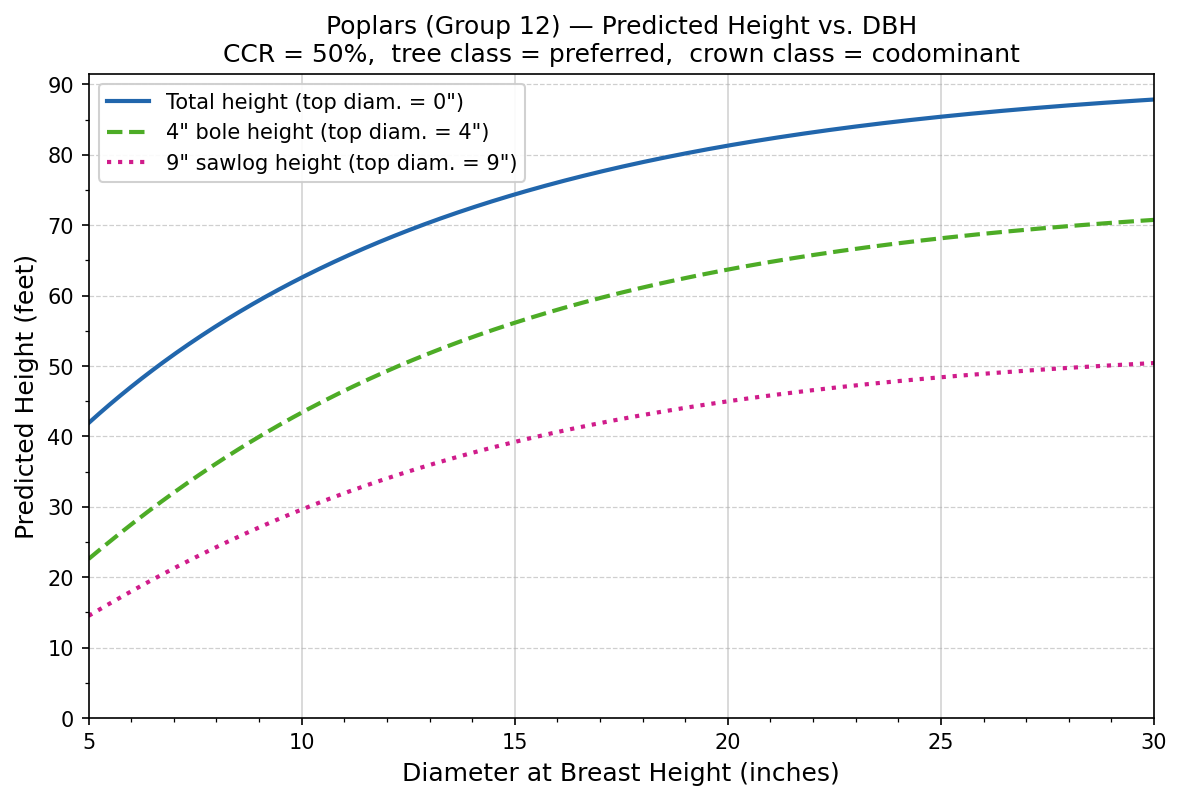

Reproduce this figure in Python.
"""
Plot predicted tree heights vs. DBH for the Poplars species group (Group 12).

Sweeps DBH from 5" to 30" and plots three height definitions:
  - Total height (top diameter = 0 in)
  - 4-inch bole height (top diameter = 4 in)
  - 9-inch sawlog height (top diameter = 9 in)

Demonstration tree parameters:
  - Compacted crown ratio: 50%
  - Tree class: preferred
  - Crown class: codominant
"""

import sys
from pathlib import Path

import numpy as np
import matplotlib.pyplot as plt
import matplotlib.ticker as ticker

# Allow running the script directly from the figures/ folder
sys.path.insert(0, str(Path(__file__).resolve().parents[1]))

from westfall_2006 import predict_height

# ---------------------------------------------------------------------------
# Parameters
# ---------------------------------------------------------------------------
SPECIES_GROUP = 12          # Poplars (Balsam poplar, Bigtooth aspen, Quaking aspen, etc.)
CCR_PCT = 50.0              # Compacted crown ratio (%)
TREE_CLASS = "preferred"
CROWN_CLASS = "codominant"

DBH_MIN = 5.0               # inches
DBH_MAX = 30.0              # inches
N_POINTS = 500

# ---------------------------------------------------------------------------
# Compute heights across the DBH sweep
# ---------------------------------------------------------------------------
dbh = np.linspace(DBH_MIN, DBH_MAX, N_POINTS)

total_ht = predict_height(SPECIES_GROUP, dbh, CCR_PCT, TREE_CLASS, CROWN_CLASS, top_diam_in=0.0)
bole_4in = predict_height(SPECIES_GROUP, dbh, CCR_PCT, TREE_CLASS, CROWN_CLASS, top_diam_in=4.0)
sawlog_9in = predict_height(SPECIES_GROUP, dbh, CCR_PCT, TREE_CLASS, CROWN_CLASS, top_diam_in=9.0)

# ---------------------------------------------------------------------------
# Plot
# ---------------------------------------------------------------------------
fig, ax = plt.subplots(figsize=(8, 5.5))

ax.plot(dbh, total_ht,  color="#2166ac", linewidth=2.0, label="Total height (top diam. = 0\")")
ax.plot(dbh, bole_4in,  color="#4dac26", linewidth=2.0, linestyle="--", label="4\" bole height (top diam. = 4\")")
ax.plot(dbh, sawlog_9in, color="#d01c8b", linewidth=2.0, linestyle=":",  label="9\" sawlog height (top diam. = 9\")")

# Reference diameter tick lines
for ref_dbh in (10, 15, 20, 25):
    ax.axvline(ref_dbh, color="lightgray", linewidth=0.8, zorder=0)

ax.set_xlabel("Diameter at Breast Height (inches)", fontsize=12)
ax.set_ylabel("Predicted Height (feet)", fontsize=12)
ax.set_title(
    "Poplars (Group 12) — Predicted Height vs. DBH\n"
    f"CCR = {CCR_PCT:.0f}%,  tree class = {TREE_CLASS},  crown class = {CROWN_CLASS}",
    fontsize=12,
)

ax.set_xlim(DBH_MIN, DBH_MAX)
ax.set_ylim(0)
ax.xaxis.set_major_locator(ticker.MultipleLocator(5))
ax.xaxis.set_minor_locator(ticker.MultipleLocator(1))
ax.yaxis.set_major_locator(ticker.MultipleLocator(10))
ax.yaxis.set_minor_locator(ticker.MultipleLocator(5))
ax.tick_params(axis="both", which="major", labelsize=10)
ax.grid(axis="y", linestyle="--", linewidth=0.6, alpha=0.6)

ax.legend(fontsize=10, loc="upper left", framealpha=0.9)

fig.tight_layout()

# ---------------------------------------------------------------------------
# Save
# ---------------------------------------------------------------------------
out_path = Path(__file__).with_suffix(".png")
fig.savefig(out_path, dpi=150, bbox_inches="tight")
print(f"Saved: {out_path}")

plt.show()
